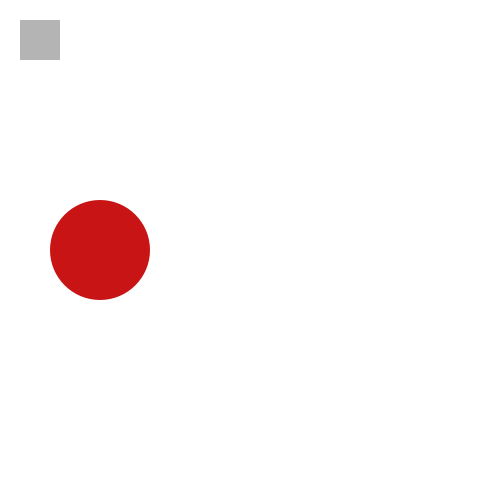
Frame 1 (no input)
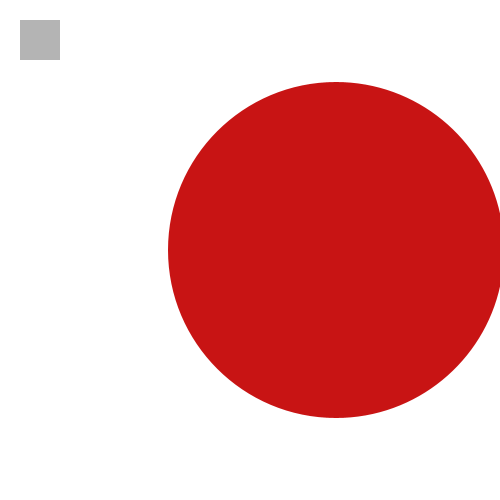
Frame 60 (the mouse pressed at the canvas centre just before this capture)
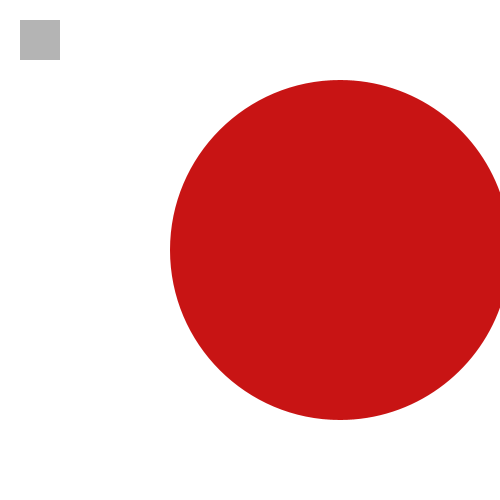
Frame 120 (the mouse held since frame 60 and released just before this capture)

The Processing sketch that drew these frames (run headless with seeded random() and noise(); from frame 60 on, the mouse is pressed at the canvas centre):

// Processing sketch: primero
// ── primero.pde
int a, incre;                              //declaro la variable

void setup() {
  size(500, 500);
  a = 100;   //le doy un valor incial
  incre = 4;


}
void draw() {
  background (255);                 //fondo (color) si es un numero es escala de grises
 
  fill(200, 20, 20);                //color de relleno (r,g,b)
  noStroke();                       //para que no tenga controno
  ellipse(a, 250, a, a);          //elipse (coordenadas y medidas)
  
  if (a > 500) {
    a = 0;
  }
  
  a += incre;                           //le sumamos 4 cada vez que ya hemos visualizado un fotograma
  
  fill(180);
  rect(20,20, 40, 40);
}
void mousePressed() {
  
  if (mouseX > 20 && mouseX < 60 && mouseY > 20 && mouseY < 60) {
  incre = int(random(20));
  } else {
    incre = 0;

  }
}
